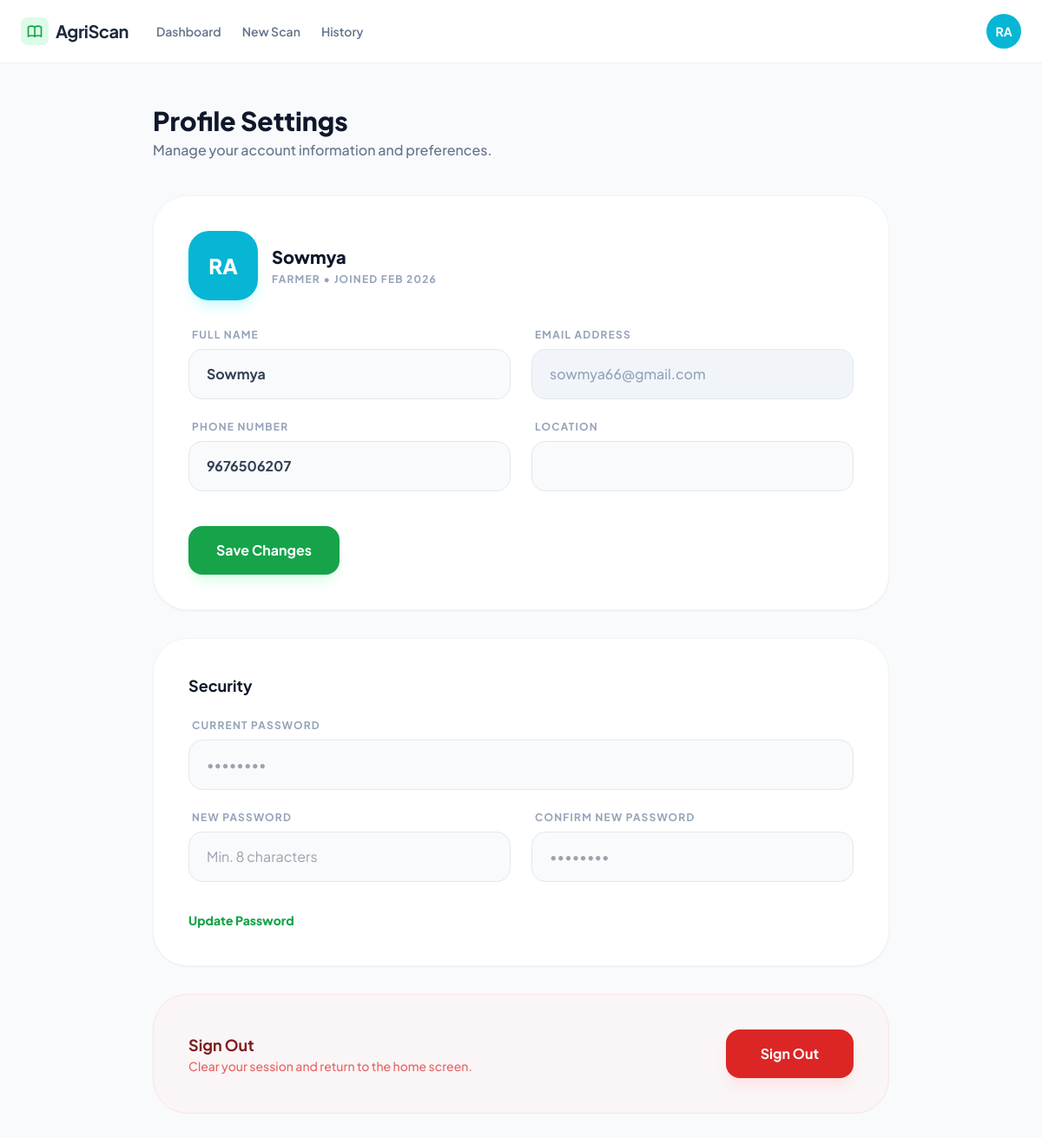
Page /profile (signed in) on the committed database.
### models.py (models this page shows)
class User(db.Model, UserMixin):
    id = db.Column(db.Integer, primary_key=True)
    full_name = db.Column(db.String(100), nullable=False)
    email = db.Column(db.String(120), unique=True, nullable=False)
    password = db.Column(db.String(200), nullable=False)
    phone = db.Column(db.String(20))
    location = db.Column(db.String(100))
    role = db.Column(db.String(50))
    scans = db.relationship('Scan', backref='owner', lazy=True)

### app.py (the view)
@app.route('/profile', methods=['GET', 'POST'])
@login_required
def profile():
    if request.method == 'POST':
        current_user.full_name = request.form.get('full_name')
        current_user.phone = request.form.get('phone')
        current_user.location = request.form.get('location')
        db.session.commit()
        return redirect(url_for('profile'))
    return render_template('profile.html')

### app.py (called while the page is built)
@login_manager.user_loader
def load_user(user_id):
    return User.query.get(int(user_id))

### templates/profile.html (shortened to what this page needs)
<!DOCTYPE html>
<html lang="en">
<head>
    <script src="https://cdn.tailwindcss.com"></script>
</head>
<body class="bg-slate-50 text-slate-900">
    <nav class="bg-white border-b border-slate-100 px-6 py-4 flex items-center justify-between sticky top-0 z-50">
        <div class="flex items-center gap-8">
            <div class="flex items-center gap-2">
                <div class="bg-green-100 p-1.5 rounded-lg">
                </div>
                <span class="text-xl font-bold tracking-tight text-slate-800">AgriScan</span>
            </div>
            <div class="hidden md:flex items-center gap-6">
                <a href="dashboard.html" class="text-sm font-semibold text-slate-500 hover:text-green-600">Dashboard</a>
                <a href="upload.html" class="text-sm font-semibold text-slate-500 hover:text-green-600">New Scan</a>
                <a href="history.html" class="text-sm font-semibold text-slate-500 hover:text-green-600">History</a>
            </div>
        </div>
        <div class="flex items-center gap-4">
             <div class="w-10 h-10 bg-cyan-500 text-white rounded-full flex items-center justify-center font-bold text-sm shadow-sm ring-2 ring-white ring-offset-2">RA</div>
        </div>
    </nav>
    <main class="max-w-4xl mx-auto px-6 py-12">
        <div class="mb-10">
            <h1 class="text-3xl font-black text-slate-900">Profile Settings</h1>
            <p class="text-slate-500 font-medium mt-1">Manage your account information and preferences.</p>
        </div>
        <div class="grid grid-cols-1 gap-8">
            <div class="bg-white rounded-[2.5rem] border border-slate-100 shadow-sm p-8 md:p-10">
                <div class="flex items-center gap-4 mb-8">
                    <div class="w-20 h-20 bg-cyan-500 text-white rounded-3xl flex items-center justify-center text-2xl font-black shadow-lg shadow-cyan-100">RA</div>
                    <div>
                        <h3 class="text-xl font-extrabold text-slate-900">{{ current_user.full_name }}</h3>
                        <p class="text-slate-400 font-bold text-xs uppercase tracking-widest mt-1">Farmer • Joined Feb 2026</p>
                    </div>
                </div>
                <form class="space-y-6">
                    <div class="grid grid-cols-1 md:grid-cols-2 gap-6">
                        <div>
                            <label class="block text-xs font-bold text-slate-400 uppercase tracking-widest mb-2 px-1">Full Name</label>
                            <input type="text" value="{{ current_user.full_name }}" class="w-full px-5 py-4 rounded-2xl bg-slate-50 border border-slate-200 focus:border-green-500 focus:ring-4 focus:ring-green-500/10 transition outline-none font-bold text-slate-700">
                        </div>
                        <div>
                            <label class="block text-xs font-bold text-slate-400 uppercase tracking-widest mb-2 px-1">Email Address</label>
                            <input type="email" value="{{ current_user.email }}" disabled class="w-full px-5 py-4 rounded-2xl bg-slate-100 border border-slate-200 text-slate-400 cursor-not-allowed font-medium">
                        </div>
                        <div>
                            <label class="block text-xs font-bold text-slate-400 uppercase tracking-widest mb-2 px-1">Phone Number</label>
                            <input type="tel" value="{{ current_user.phone }}" class="w-full px-5 py-4 rounded-2xl bg-slate-50 border border-slate-200 focus:border-green-500 focus:ring-4 focus:ring-green-500/10 transition outline-none font-bold text-slate-700">
                        </div>
                        <div>
                            <label class="block text-xs font-bold text-slate-400 uppercase tracking-widest mb-2 px-1">Location</label>
                            <input type="text" value="" class="w-full px-5 py-4 rounded-2xl bg-slate-50 border border-slate-200 focus:border-green-500 focus:ring-4 focus:ring-green-500/10 transition outline-none font-bold text-slate-700">
                        </div>
                    </div>
                    <div class="pt-4">
                        <button type="submit" class="bg-green-600 text-white px-8 py-4 rounded-2xl font-bold hover:bg-green-700 transition shadow-lg shadow-green-100">
                            Save Changes
                        </button>
                    </div>
                </form>
            </div>
            <div class="bg-white rounded-[2.5rem] border border-slate-100 shadow-sm p-8 md:p-10">
                <h4 class="text-lg font-bold text-slate-900 mb-6">Security</h4>
                <div class="space-y-6">
                    <div>
                        <label class="block text-xs font-bold text-slate-400 uppercase tracking-widest mb-2 px-1">Current Password</label>
                        <input type="password" placeholder="••••••••" class="w-full px-5 py-4 rounded-2xl bg-slate-50 border border-slate-200 focus:border-green-500 focus:ring-4 focus:ring-green-500/10 transition outline-none">
                    </div>
                    <div class="grid grid-cols-1 md:grid-cols-2 gap-6">
                        <div>
                            <label class="block text-xs font-bold text-slate-400 uppercase tracking-widest mb-2 px-1">New Password</label>
                            <input type="password" placeholder="Min. 8 characters" class="w-full px-5 py-4 rounded-2xl bg-slate-50 border border-slate-200 focus:border-green-500 focus:ring-4 focus:ring-green-500/10 transition outline-none">
                        </div>
                        <div>
                            <label class="block text-xs font-bold text-slate-400 uppercase tracking-widest mb-2 px-1">Confirm New Password</label>
                            <input type="password" placeholder="••••••••" class="w-full px-5 py-4 rounded-2xl bg-slate-50 border border-slate-200 focus:border-green-500 focus:ring-4 focus:ring-green-500/10 transition outline-none">
                        </div>
                    </div>
                    <div class="pt-2">
                        <button type="button" class="text-green-600 font-extrabold text-sm hover:underline">Update Password</button>
                    </div>
                </div>
            </div>
            <div class="bg-red-50/50 rounded-[2.5rem] border border-red-100 p-8 md:p-10 flex flex-col md:flex-row items-center justify-between gap-6">
                <div>
                    <h4 class="text-lg font-bold text-red-900">Sign Out</h4>
                    <p class="text-red-600/70 text-sm font-medium">Clear your session and return to the home screen.</p>
                </div>
                <a href="{{ url_for('logout') }}" class="bg-red-600 text-white px-10 py-4 rounded-2xl font-bold hover:bg-red-700 transition shadow-lg shadow-red-100">
                    Sign Out
                </a>
            </div>
        </div>
    </main>
</body>
</html>

### templates/profile.html (style rules this page uses)
body { font-family: 'Plus Jakarta Sans', sans-serif; }

### rows in the picture
User: full_name "Sowmya", email "sowmya66@gmail.com", phone "9676506207"
